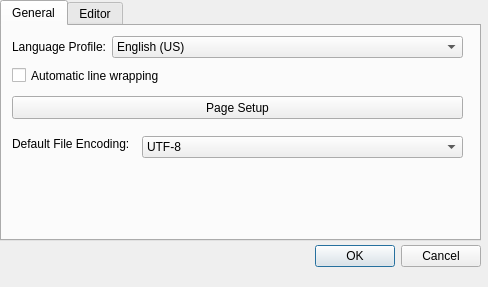
<?xml version="1.0" encoding="UTF-8"?>
<ui version="4.0">
 <class>Dialog</class>
 <widget class="QDialog" name="Dialog">
  <property name="geometry">
   <rect>
    <x>0</x>
    <y>0</y>
    <width>488</width>
    <height>287</height>
   </rect>
  </property>
  <property name="windowTitle">
   <string>Settings</string>
  </property>
  <widget class="QDialogButtonBox" name="buttonBox">
   <property name="geometry">
    <rect>
     <x>10</x>
     <y>240</y>
     <width>471</width>
     <height>32</height>
    </rect>
   </property>
   <property name="orientation">
    <enum>Qt::Orientation::Horizontal</enum>
   </property>
   <property name="standardButtons">
    <set>QDialogButtonBox::StandardButton::Cancel|QDialogButtonBox::StandardButton::Ok</set>
   </property>
  </widget>
  <widget class="QTabWidget" name="tabWidget">
   <property name="geometry">
    <rect>
     <x>0</x>
     <y>0</y>
     <width>481</width>
     <height>241</height>
    </rect>
   </property>
   <property name="currentIndex">
    <number>0</number>
   </property>
   <widget class="QWidget" name="generalSettings">
    <attribute name="title">
     <string>General</string>
    </attribute>
    <widget class="QLabel" name="languageChooseLabel">
     <property name="geometry">
      <rect>
       <x>10</x>
       <y>10</y>
       <width>101</width>
       <height>21</height>
      </rect>
     </property>
     <property name="text">
      <string>Language Profile:</string>
     </property>
    </widget>
    <widget class="QComboBox" name="languageChoose">
     <property name="geometry">
      <rect>
       <x>110</x>
       <y>10</y>
       <width>351</width>
       <height>22</height>
      </rect>
     </property>
     <item>
      <property name="text">
       <string>English (US)</string>
      </property>
     </item>
     <item>
      <property name="text">
       <string>Simp. Chinese (China Mainland)</string>
      </property>
     </item>
    </widget>
    <widget class="QCheckBox" name="autoLineWrappingSetting">
     <property name="geometry">
      <rect>
       <x>10</x>
       <y>40</y>
       <width>451</width>
       <height>19</height>
      </rect>
     </property>
     <property name="text">
      <string>Automatic line wrapping</string>
     </property>
    </widget>
    <widget class="QPushButton" name="pageSetupButton">
     <property name="geometry">
      <rect>
       <x>10</x>
       <y>70</y>
       <width>451</width>
       <height>23</height>
      </rect>
     </property>
     <property name="text">
      <string>Page Setup</string>
     </property>
    </widget>
    <widget class="QLabel" name="encodingChooseLabel">
     <property name="geometry">
      <rect>
       <x>10</x>
       <y>110</y>
       <width>121</width>
       <height>16</height>
      </rect>
     </property>
     <property name="text">
      <string>Default File Encoding:</string>
     </property>
    </widget>
    <widget class="QComboBox" name="encodingChoose">
     <property name="geometry">
      <rect>
       <x>140</x>
       <y>110</y>
       <width>321</width>
       <height>22</height>
      </rect>
     </property>
     <item>
      <property name="text">
       <string>UTF-8</string>
      </property>
     </item>
     <item>
      <property name="text">
       <string>GBK</string>
      </property>
     </item>
     <item>
      <property name="text">
       <string>ANSI</string>
      </property>
     </item>
    </widget>
   </widget>
   <widget class="QWidget" name="editorSettings">
    <attribute name="title">
     <string>Editor</string>
    </attribute>
    <widget class="QLabel" name="fontSettingLabel">
     <property name="geometry">
      <rect>
       <x>10</x>
       <y>10</y>
       <width>71</width>
       <height>16</height>
      </rect>
     </property>
     <property name="text">
      <string>Editor Font:</string>
     </property>
    </widget>
    <widget class="QFontComboBox" name="fontSetting">
     <property name="geometry">
      <rect>
       <x>80</x>
       <y>10</y>
       <width>291</width>
       <height>22</height>
      </rect>
     </property>
    </widget>
    <widget class="QSpinBox" name="fontSizeSetting">
     <property name="geometry">
      <rect>
       <x>381</x>
       <y>10</y>
       <width>81</width>
       <height>22</height>
      </rect>
     </property>
    </widget>
    <widget class="QLineEdit" name="fontPreview">
     <property name="geometry">
      <rect>
       <x>10</x>
       <y>40</y>
       <width>451</width>
       <height>31</height>
      </rect>
     </property>
     <property name="text">
      <string>Type here to preview your settings...</string>
     </property>
    </widget>
    <widget class="QGroupBox" name="timestampSettings">
     <property name="geometry">
      <rect>
       <x>10</x>
       <y>80</y>
       <width>461</width>
       <height>121</height>
      </rect>
     </property>
     <property name="title">
      <string>Timestamp Settings</string>
     </property>
     <widget class="QComboBox" name="timestampPresetsChoose">
      <property name="geometry">
       <rect>
        <x>10</x>
        <y>41</y>
        <width>441</width>
        <height>31</height>
       </rect>
      </property>
      <property name="toolTip">
       <string>Presets</string>
      </property>
      <item>
       <property name="text">
        <string>Western Countries (MM-DD-YY hh:mm:ss, example: 02-16-25 13:06:35)</string>
       </property>
      </item>
      <item>
       <property name="text">
        <string>UK Style (DD-MM-YY hh:mm:ss, example: 16-02-15 13:06:35)</string>
       </property>
      </item>
      <item>
       <property name="text">
        <string>China Mainland Style (YYYY-MM-DD hh:mm:ss, example: 2025-02-16 13:06:35)</string>
       </property>
      </item>
      <item>
       <property name="text">
        <string>ISO-8601 (YYYY-MM-DDThh:mm:ss, example: 2025-02-16T13:06:35)</string>
       </property>
      </item>
      <item>
       <property name="text">
        <string>No Presets</string>
       </property>
      </item>
     </widget>
     <widget class="QLineEdit" name="customTimestampSet">
      <property name="enabled">
       <bool>false</bool>
      </property>
      <property name="geometry">
       <rect>
        <x>10</x>
        <y>79</y>
        <width>441</width>
        <height>31</height>
       </rect>
      </property>
      <property name="text">
       <string>MM-DD-YY hh:mm:ss</string>
      </property>
     </widget>
    </widget>
   </widget>
  </widget>
 </widget>
 <resources/>
 <connections>
  <connection>
   <sender>buttonBox</sender>
   <signal>accepted()</signal>
   <receiver>Dialog</receiver>
   <slot>accept()</slot>
   <hints>
    <hint type="sourcelabel">
     <x>248</x>
     <y>254</y>
    </hint>
    <hint type="destinationlabel">
     <x>157</x>
     <y>274</y>
    </hint>
   </hints>
  </connection>
  <connection>
   <sender>buttonBox</sender>
   <signal>rejected()</signal>
   <receiver>Dialog</receiver>
   <slot>reject()</slot>
   <hints>
    <hint type="sourcelabel">
     <x>316</x>
     <y>260</y>
    </hint>
    <hint type="destinationlabel">
     <x>286</x>
     <y>274</y>
    </hint>
   </hints>
  </connection>
 </connections>
</ui>
